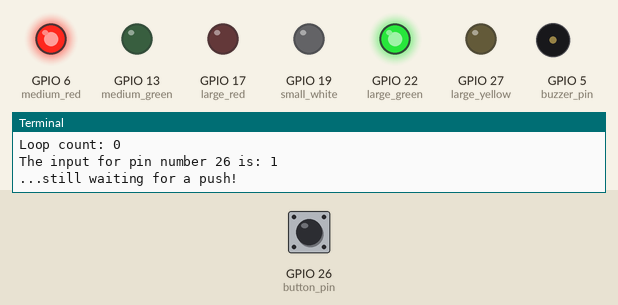
Simulated run of this program. Board: Raspberry Pi (BCM pin numbers). Parts: output pins drawn as LEDs (lit = HIGH), buzzer (waves = sounding, pin HIGH), the last lines printed to the terminal. Inputs (shaded band) come from the test bench; at power-on: GPIO 26 (button_pin) HIGH.

Above: at 4.2 s.
4.3 s: GPIO 26 (button_pin) pulled LOW for 0.15 s
At 6.1 s:
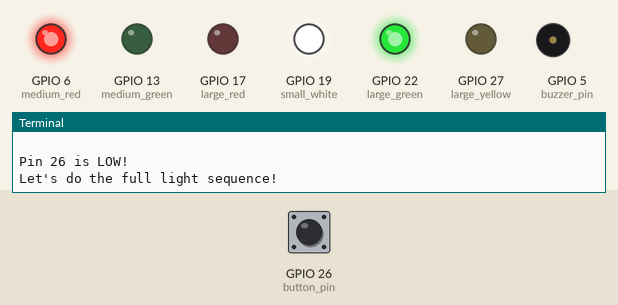
At 7.2 s:
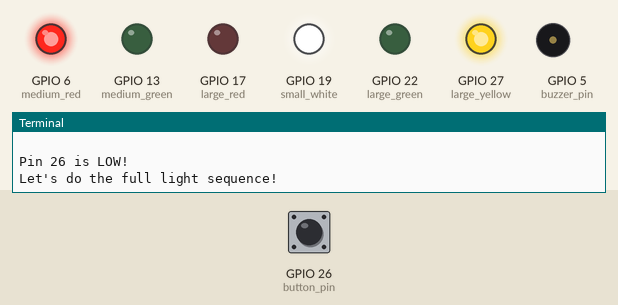
Timing chart, 0 to 23.1 s (numbered marks = the images above; inputs shaded):
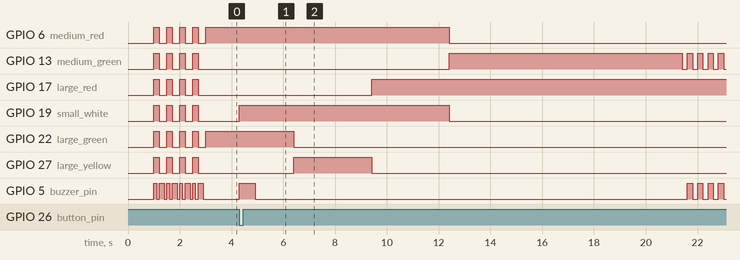

The program:

Pedestrian_Crossing_v0.1_for_the_RPi.py
```python
# "Pedestrian Crossing" v0.1 by Tiny Fruit 2018

# This program is intended for use with the "Pedestrian Crossing"
# piece of hardware designed to fit ontop of a Raspberry Pi.

# The "Pedestrian Crossing" was designed and intended
# as a base for learning programming at a beginners level.

# The PCB will be available for download as well as purchase
# additional parts and soldering is required!

# The push button, the Buzzer and all the LEDs
# are connected to the GPIO as stated below!

# Pin 17 - A Large 10mm Red LED
# Pin 27 - A Large 10mm Yellow LED
# Pin 22 - A Large 10mm Green LED

# Pin 5  - An Active Buzzer

# Pin 6  - A Medium 5mm Red LED
# Pin 13 - A Medium 5mm Green LED
# Pin 19 - A Small 3mm White LED

# Pin 16 - A push Button switch

# Import some important stuff, such as GPIO and time
import RPi.GPIO as GPIO
import time

# The sequence for turning on and off the buzzer and all of the LED lights
def do_the_light_changing_sequence():

    # Light up the white light and make a short beep
    GPIO.output(buzzer_pin, GPIO.HIGH)
    GPIO.output(small_white, GPIO.HIGH)

    time.sleep(0.2 * delay_multiplicator)

    # Stop the buzzer from beeping
    GPIO.output(buzzer_pin, GPIO.LOW)

    time.sleep(0.5 * delay_multiplicator)

    # Swap the large green light for a large yellow
    GPIO.output(large_green, GPIO.LOW)
    GPIO.output(large_yellow, GPIO.HIGH)

    time.sleep(1 * delay_multiplicator)

    # Swap the large yellow light for a large red
    GPIO.output(large_yellow, GPIO.LOW)
    GPIO.output(large_red, GPIO.HIGH)

    time.sleep(1 * delay_multiplicator)

    # Swap the medium red light for a the medium green
    # ...also turn of the small white light!
    GPIO.output(medium_red, GPIO.LOW)
    GPIO.output(medium_green, GPIO.HIGH)
    GPIO.output(small_white, GPIO.LOW)

    time.sleep(3 * delay_multiplicator)

    # Start flashing the medium green light
    # and make a short beep each time
    for i in range(1,10):

            GPIO.output(medium_green, GPIO.LOW)
            GPIO.output(buzzer_pin, GPIO.LOW)
            time.sleep(0.2)
            GPIO.output(medium_green, GPIO.HIGH)
            GPIO.output(buzzer_pin, GPIO.HIGH)
            time.sleep(0.2)

    # Swap the medium green light for the medium red
    GPIO.output(medium_green, GPIO.LOW)
    GPIO.output(medium_red, GPIO.HIGH)

    time.sleep(1 * delay_multiplicator)

    # Turn of the Buzzer
    GPIO.output(buzzer_pin, GPIO.LOW)

    # Turn on the large yellow light
    GPIO.output(large_yellow, GPIO.HIGH)

    time.sleep(1 * delay_multiplicator)

    # Turn of both the large red and the large yellow light
    # and turn on the large green light
    GPIO.output(large_red, GPIO.LOW)
    GPIO.output(large_yellow, GPIO.LOW)
    GPIO.output(large_green, GPIO.HIGH)

    time.sleep(1 * delay_multiplicator)


    # Wait for a few seconds before leving this function
    # in order to prevent another button push to early on!
    time.sleep(5)


### START OF INIT ################################

# GPIO version check
print ("Curently using GPIO version:", GPIO.VERSION)

GPIO.setmode(GPIO.BCM)

# Set all LED output pins
large_red = 17
large_yellow = 27
large_green = 22
medium_red = 6
medium_green = 13
small_white = 19

# Store all LED pin outs in one variable
led_output_pins = large_red, large_yellow, large_green, medium_red, medium_green, small_white

# Set the push Button pin
button_pin = 26

# Set the Buzzer pin
buzzer_pin = 5

# Just checking the total number of LEDs
number_of_leds = len(led_output_pins)
print ("Number of LEDs:", number_of_leds)

# A general value to change the output speed
# If it is set to 1 = no slowdown
# If it is set to 3 = a slowdown by three times
delay_multiplicator = 3

### END OF INIT ##################################


# Prepare the led output pins
print ("Preparing outputs")
for i in range(0, number_of_leds):
    pin = led_output_pins[i]
    print (pin)
    GPIO.setup(pin, GPIO.OUT, initial=GPIO.LOW)

# Prepare the buzzer output pin
GPIO.setup(buzzer_pin, GPIO.OUT, initial=GPIO.LOW)

# Prepare the Button output pin
print ("Prepare the Button output pin")
GPIO.setup(button_pin, GPIO.IN, pull_up_down = GPIO.PUD_UP)

# wait for five looong seconds...
print ("Adding a short delay...")
time.sleep(1)

# This loop flashes all the LEDs and the Buzzer repeatedly
# a few times just to check out if they are all responding
print ("Like a flash in the pan...")
print ("...a repetitive but short function test for all of the LEDs and the Buzzer")

for j in range (1,5):

    GPIO.output(buzzer_pin, GPIO.HIGH)

    for i in range (0, number_of_leds):
        pin = led_output_pins[i]
        GPIO.output(pin, GPIO.HIGH)

    time.sleep(0.1)

    GPIO.output(buzzer_pin, GPIO.LOW)

    time.sleep(0.1)

    GPIO.output(buzzer_pin, GPIO.HIGH)

    for i in range (0, number_of_leds):
        pin = led_output_pins[i]
        GPIO.output(pin, GPIO.LOW)

    time.sleep(0.2)

    GPIO.output(buzzer_pin, GPIO.LOW)

    time.sleep(0.1)
    # End of the flash-pan

# Set the initial state of crossing lights
GPIO.output(medium_red, GPIO.HIGH)
GPIO.output(large_green, GPIO.HIGH)

# Helps to keep track of the number of loops
loop_count = 0

# The main loop that makes it all happen
try:
    while True:

        read_input = GPIO.input(button_pin)

        if read_input == True:

            # Print a message every 100th loop (ie about 10 seconds inbetween)
            if loop_count % 100 == 0:

                # Print a blank line...
                print ("")

                print ("Loop count:", loop_count)
                print ("The input for pin number", button_pin ,"is:", read_input)
                print ("...still waiting for a push!")

        else:
            # Print a blank line...
            print ("")

            print ("Pin", button_pin, "is LOW!")
            print ("Let's do the full light sequence!")

            do_the_light_changing_sequence()

        # Keep track of the number of loops made so far...
        loop_count += 1

        # Add a short delay between each reading of the Button pin
        time.sleep(0.1)

# Makes a nice and clean exit when the program is interupted
except KeyboardInterrupt:
    print ("cleaning up and exiting")
    GPIO.cleanup()
```

Measured:
- after the input at 4.3 s, GPIO 6 (medium_red): HIGH → LOW after 8.1 s; GPIO 13 (medium_green): LOW → HIGH after 8.1 s, then repeats every 0.40 s: LOW 0.20 s, HIGH 0.20 s; GPIO 17 (large_red): LOW → HIGH after 5.1 s; GPIO 19 (small_white): LOW → HIGH at once, → LOW 8.1 s later; GPIO 22 (large_green): HIGH → LOW after 2.1 s
